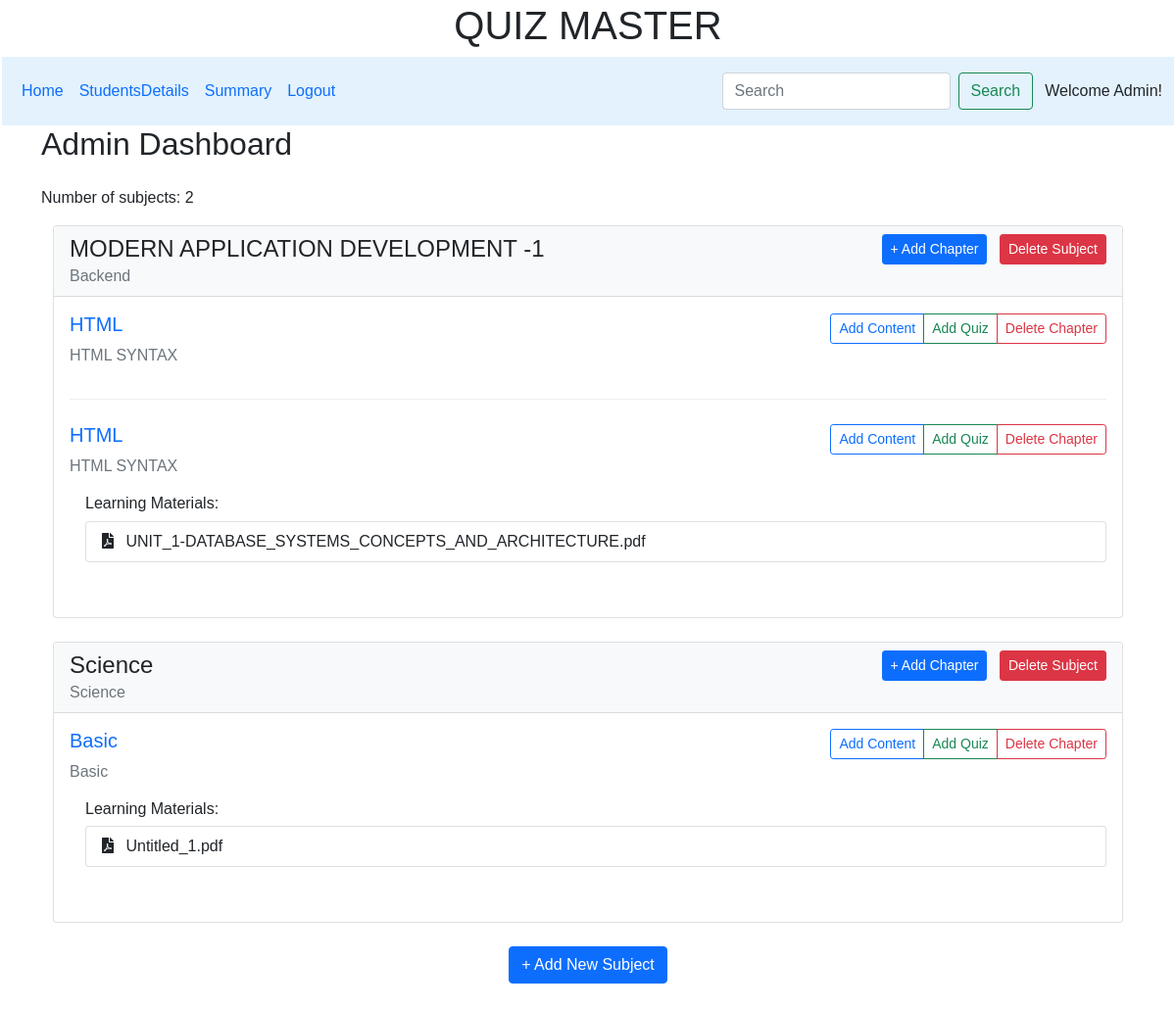
/admin_dashboard/Admin, run on the app's committed database.
### controllers/model.py (models this page shows)
class User_Info(db.Model):
    __tablename__ = 'user_info'
    id = db.Column(db.Integer, primary_key=True)
    email = db.Column(db.String(120), unique=True, nullable=False)
    password = db.Column(db.String, nullable=False)
    role = db.Column(db.Integer, default=1)
    fullname = db.Column(db.String(120), nullable=False)
    qualification = db.Column(db.String, nullable=False)
    dob = db.Column(db.Date, nullable=False)
    quiz = db.relationship('QuizResult',cascade='all, delete', backref=db.backref('User_info_ref', lazy='select'), lazy=True)

class Subject(db.Model):
    __tablename__ = 'subject'
    id = db.Column(db.Integer, primary_key=True)
    subject = db.Column(db.String, nullable=False)
    description = db.Column(db.String, nullable=True)
    chapters = db.relationship('Chapter', backref=db.backref('subject_ref', lazy='select'), lazy=True)

class Chapter(db.Model):
    __tablename__ = 'chapter'
    id = db.Column(db.Integer, primary_key=True)
    subject_id = db.Column(db.Integer, db.ForeignKey('subject.id'), nullable=False)
    chapter = db.Column(db.String, nullable=False)
    description = db.Column(db.String, nullable=True)
    quizzes = db.relationship('Quiz', backref=db.backref('chapter_ref', lazy='select'), lazy='select')
    content = db.relationship('content', backref=db.backref('chapter_ref', lazy='select'), lazy='select')

class content(db.Model):
    __tablename__ = 'content'
    id = db.Column(db.Integer, primary_key=True)
    title = db.Column(db.String, nullable=False)
    chapter_id = db.Column(db.Integer, db.ForeignKey('chapter.id'), nullable=False)
    content_type = db.Column(db.String, nullable=False)
    file_path = db.Column(db.String, nullable=False)
    created_at = db.Column(db.DateTime, default=datetime.utcnow)

### controllers/controller.py (the view)
@app.route("/admin_dashboard/<Name>")
def admin_dashboard(Name):
    users = User_Info.query.all()
    subjects = get_subjects()
    chapters = get_chapters()
    quizzes = Quiz.query.all()
    contents = content.query.all()
    admin_name= session.get("user_name")
    admin_info = User_Info.query.get(admin_name)
    return render_template("admin_dashboard.html",Name=Name, subjects=subjects,chapters=chapters,quizzes=quizzes, content=contents, users = users,user_info=admin_info)

### controllers/controller.py (called while the page is built)
def get_subjects():
    allsubject = Subject.query.all()
    return allsubject

def get_chapters():
    allchapter = Chapter.query.all()
    return allchapter

### templates/admin_dashboard.html (shortened to what this page needs)
{% extends "admin_layout.html" %}
{% block content %}
<div class="container">
    <h2 class="mb-4">Admin Dashboard</h2>
    <div class="debug-info mb-3">
      <p>Number of subjects: {{ subjects|length }}</p>
    </div>
    <div class="container">
    {% if subjects and subjects|length %}
        {% for subject in subjects %}
        <div class="card mb-4">
            <div class="card-header bg-light">
                <div class="d-flex justify-content-between align-items-center">
                    <h4 class="mb-0">{{ subject.subject }}</h4>
                    <div>
                        <a href="{{ url_for('add_chapter', subject_id=subject.id) }}"
                           class="btn btn-primary btn-sm">+ Add Chapter</a>
                        <button class="btn btn-danger btn-sm ms-2"
                                data-bs-toggle="modal"
                                data-bs-target="#deleteSubjectModal{{ subject.id }}">
                            Delete Subject
                        </button>
                    </div>
                </div>
                <p class="text-muted mb-0">{{ subject.description }}</p>
            </div>
            <div class="card-body">
                {% if subject.chapters %}
                    {% for chapter in subject.chapters %}
                    <div class="chapter-section mb-4">
                        <div class="d-flex justify-content-between align-items-center">
                            <h5><a href="{{ url_for('view_chapter', chapter_id=chapter.id) }}" class="text-decoration-none">{{ chapter.chapter }}</a></h5>
                            <div class="btn-group">
                                <a href="{{ url_for('add_chapter', subject_id=subject.id) }}"method='POST'
                                   class="btn btn-outline-primary btn-sm">Add Content</a>
                                <a href="{{ url_for('add_quiz', chapter_id=chapter.id) }}"
                                   class="btn btn-outline-success btn-sm">Add Quiz</a>
                                <button class="btn btn-outline-danger btn-sm"
                                        data-bs-toggle="modal"
                                        data-bs-target="#deleteChapterModal{{ chapter.id }}">
                                    Delete Chapter
                                </button>
                            </div>
                        </div>
                        <p class="text-muted">{{ chapter.description }}</p>
                        {% if chapter.content %}
                        <div class="content-section mt-3">
                            <h6>Learning Materials:</h6>
                            <div class="list-group">
                                {% for content in chapter.content %}
                                <div class="list-group-item">
                                    {% if content.content_type == 'video' %}
                                        <i class="fas fa-video me-2"></i>
                                    {% elif content.content_type == 'pdf' %}
                                        <i class="fas fa-file-pdf me-2"></i>
                                    {% elif content.content_type == 'ppt' %}
                                        <i class="fas fa-file-powerpoint me-2"></i>
                                    {% else %}
                                        <i class="fas fa-file-word me-2"></i>
                                    {% endif %}
                                    {{ content.title }}
                                </div>
                                {% endfor %}
                            </div>
                        </div>
                        {% endif %}
                    </div>
                    {% endfor %}
                {% else %}
                    <p class="text-center text-muted">No chapters added yet.</p>
                {% endif %}
            </div>
        </div>
        {% endfor %}
    {% else %}
        <div class="text-center">
            <p>No subjects found. Start by adding a subject.</p>
        </div>
    {% endif %}
    </div>
    <div class="text-center mb-4">
        <a href="{{ url_for('adding_subject') }}" class="btn btn-primary">+ Add New Subject</a>
    </div>
</div>
<link rel="stylesheet" href="https://cdnjs.cloudflare.com/ajax/libs/font-awesome/5.15.4/css/all.min.css">
{% endblock %}

### templates/admin_layout.html (shortened to what this page needs)
<!DOCTYPE html>
<html>
    <head>
    <link rel="stylesheet" href="/static/style.css">
    <link href="https://cdn.jsdelivr.net/npm/bootstrap@5.0.2/dist/css/bootstrap.min.css" rel="stylesheet">
    <link href='https://unpkg.com/boxicons@2.1.4/css/boxicons.min.css' rel='stylesheet'>
    </head>
    <body>
    <div class="my_container">
        <div class="center"><h1>QUIZ MASTER</h1></div>
        <div class="my_panel">
            <nav class="navbar navbar-expand-lg bg-body-tertiary" style="background-color: #e3f2fd;">
            <div class="container-fluid">
            <div class="collapse navbar-collapse" id="navbarText">
                <ul class="navbar-nav me-auto mb-2 mb-lg-0">
                <li class="nav-item">
                    <a class="nav-link active" aria-current="page" href="{{ url_for('admin_dashboard', Name=user_info.fullname if user_info else 'Admin') }}">Home</a>
                </li>
                <li class="nav-item">
                    <a class="nav-link" href="{{ url_for('students_details') }}">StudentsDetails</a>
                </li>
                <li class="nav-item">
                    <a class="nav-link" href="{{ url_for('overall_performance') }}">Summary</a>
                </li>
                <li class="nav-item">
                    <a class="nav-link" href="{{ url_for('logout') }}">Logout</a>
                </li>
                </ul>
                <nav class="navbar bg-body-tertiary">
                    <div class="container-fluid">
                    <form class="d-flex" role="search" action="{{ url_for('search') }}" method="GET">
                        <input class="form-control me-2" type="search" placeholder="Search" aria-label="Search" name="query" >
                        <button class="btn btn-outline-success" type="submit">Search</button>
                    </form>
                    </div>
                </nav>
                <span class="navbar-text">
                Welcome {{ Name }}!
                </span>
            </div>
            </div>
        </nav>
        {%block content%}
        {%endblock%}
        </div>
        </div>
    </body>
</html>

### static/style.css (style rules this page uses)
* { margin: 0px; padding: 0px; box-sizing: border-box; font-family: Arial, Helvetica, sans-serif; }
.my_container { border: 2px solid white }
.center { text-align: center; margin: auto; }
.chapter-section { border-bottom: 1px solid #eee; padding-bottom: 1rem; }
.chapter-section:last-child { border-bottom: none; }
.content-section, .quiz-section { margin-left: 1rem; }

### data on the page
User_Info: fullname "Admin"
Subject: subject "MODERN APPLICATION DEVELOPMENT -1", description "Backend"
Chapter: chapter "HTML", description "HTML SYNTAX"
Chapter: chapter "HTML", description "HTML SYNTAX"
content: content_type "pdf" (drawn), title "UNIT_1-DATABASE_SYSTEMS_CONCEPTS_AND_ARCHITECTURE.pdf"
Subject: subject "Science", description "Science"
Chapter: chapter "Basic", description "Basic"
content: content_type "pdf" (drawn), title "Untitled_1.pdf"

### other printed values
{{ subjects|length }} "2"
